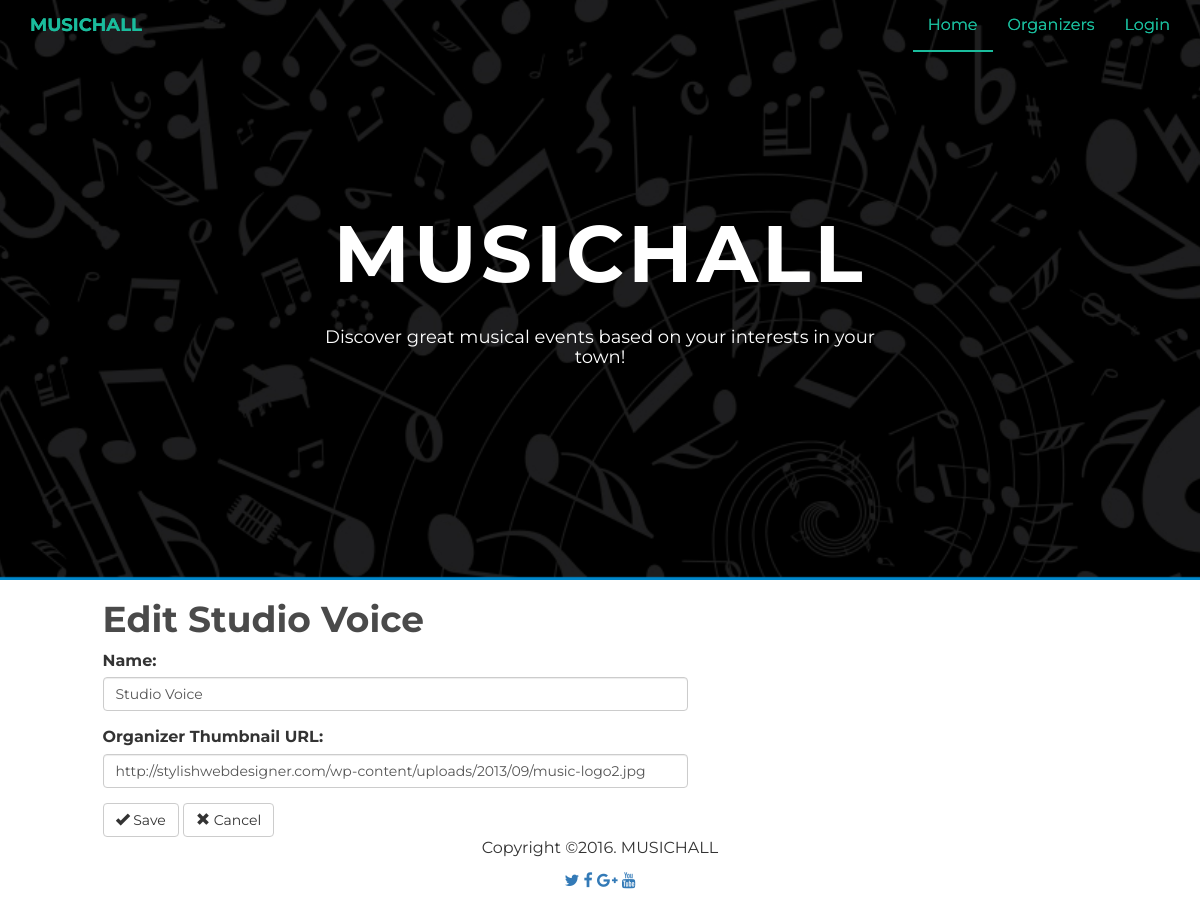
Screenshot of /organizer/2/edit/ with the database file from the repository.
### database_setup.py (models this page shows, shortened)
class Organizer(Base):
    __tablename__ = 'organizer'
    id = Column(Integer, primary_key = True)
    name = Column(String(250), nullable = False)
    homepage_url = Column(String(250))
    organizer_thumbnail_url = Column(String(250))
    user_id = Column(Integer, ForeignKey('user.id'))
    user = relationship(User)

### project.py (the view)
@app.route('/organizer/<int:organizer_id>/edit/', methods = ['GET', 'POST'])
def editOrganizer(organizer_id):
  editedOrganizer = session.query(Organizer).filter_by(id = organizer_id).one()
  if request.method == 'POST':
      if request.form['name'] and request.form['organizer_thumbnail_url']:
        editedOrganizer.name = request.form['name']
        editedOrganizer.organizer_thumbnail_url = request.form['organizer_thumbnail_url']
        flash('Organizer Successfully Edited %s' % editedOrganizer.name)
        return redirect(url_for('showOrganizers'))
  else:
    return render_template('editOrganizer.html', organizer = editedOrganizer)

### templates/editOrganizer.html
{% extends "main.html" %}
{% block content %}
    {% include "header.html" %}
    <div class="row banner menu">
        <div class="col-md-11 col-md-offset-1 padding-none">
            <h1>Edit {{organizer.name}}</h1>
        </div>
    </div>
    <div class="row">
        <div class="col-md-6 col-md-offset-1 padding-top">
            <form action="{{url_for('editOrganizer', organizer_id = organizer.id)}}" method="post">
                <div class="form-group">
                    <label for="name">Name:</label>
                    <input type="text" class="form-control" name="name" value="{{organizer.name }}">
                </div>
                <div class="form-group">
                    <label for="organizer_thumbnail_url">Organizer Thumbnail URL:</label>
                    <input type="text" class="form-control" name="organizer_thumbnail_url" value="{{organizer.organizer_thumbnail_url}}">
                </div>
                <button name="save" type="submit" class="btn btn-default">
                    <span class="glyphicon glyphicon-ok" aria-hidden="true"></span> Save
                </button>
                <a href="{{url_for('showOrganizers')}}">
                    <button name="cancel" type="button" class ="btn btn-default">
                        <span class="glyphicon glyphicon-remove" aria-hidden="true"></span> Cancel
                    </button>
                </a>
            </form>
        </div>
    </div>
{% endblock %}

### static/styles.css (style rules this page uses)
body { font-family: 'Montserrat', sans-serif; font-weight: 400; font-size: 16px; -webkit-font-smoothing: antialiased; -webkit-overflow-scrolling: touch; }
h1, h2, h3, h4, h5, h6 { font-weight: 700; color: #4a4a4a; }

### rows the page displays
Organizer: name "Studio Voice", organizer_thumbnail_url "http://stylishwebdesigner.com/wp-content/uploads/2013/09/music-logo2.jpg"
